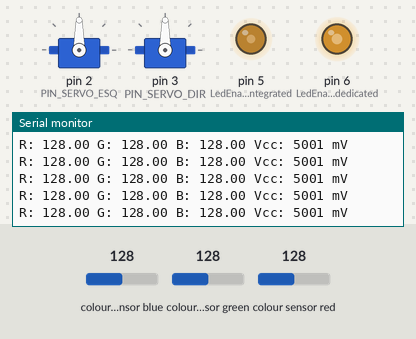
A sketch run on a simulated Arduino Nano, built with avr-gcc and run on an emulated ATmega328P. Shown: 2 × servo, output pins drawn as LEDs (lit = HIGH), the last lines printed to the serial monitor. The inputs (shaded band) are chosen by the test bench; at power-on: colour sensor blue 128, colour sensor green 128, colour sensor red 128.

Above: at 1.2 s.
1.3 s: colour sensor blue set to 103
At 1.33 s:
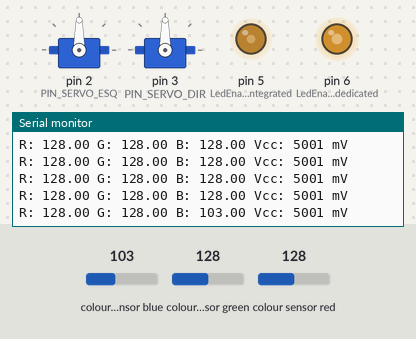
4.3 s: colour sensor blue set to 95
At 4.33 s:
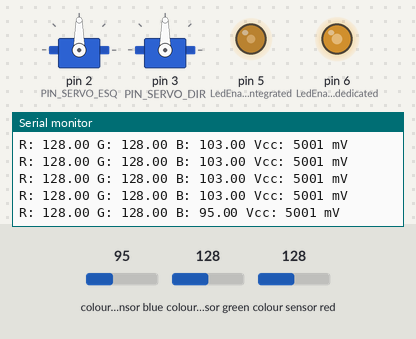
5.8 s: colour sensor green set to 104
At 5.85 s:
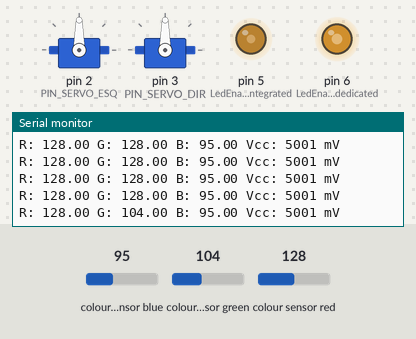
8.8 s: colour sensor green set to 94
At 8.84 s:
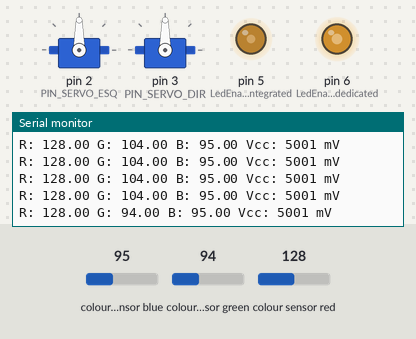
Timing chart, 0 to 11.3 s (numbered marks = the images above; inputs shaded):
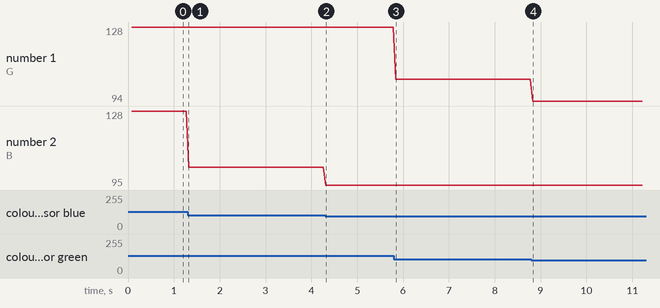

Measured:
- after the input at 1.3 s, the serial monitor: prints a new line at once (image 1)
- after the input at 4.3 s, the serial monitor: prints a new line at once (image 2)
- after the input at 5.8 s, the serial monitor: prints a new line at once (image 3)
- after the input at 8.8 s, the serial monitor: prints a new line at once (image 4)
- plotted number 1: 128 → 104 after the input at 5.8 s, 104 → 94 after the input at 8.8 s
- plotted number 2: 128 → 103 after the input at 1.3 s, 103 → 95 after the input at 4.3 s

The sketch:

indiduino.ino
```cpp
//INDI-DUINO : 07/08/2026

//ligar os seguintes pinos:
//TCS3472 ----------- Arduino Nano
//VIn --------------- 5v
//Gnd --------------- Gnd
//Scl --------------- A5
//Sda --------------- A4
//Led --------------- d5 (Pwm)

//Servos tower 360 ----------- Arduino Nano
//in1 --------------- d2
//in2 --------------- d3

//Adicionar Biblioteca "Adafruit_TCS34725.h" ao Arduino IDE 2.0
//Possivel encontrar em https://github.com/adafruit/Adafruit_TCS34725
//adicionar via "bibliotecas" na arduino IDE 2.0 também é possivel, e BEM mais viável.


#include <Wire.h>
#include "Adafruit_TCS34725.h"
#include <Servo.h>

// --- Configuração ---
#define PIN_SERVO_ESQ 2
#define PIN_SERVO_DIR 3

#define LedEnable_integrated 5
#define LedEnable_dedicated 6

#define LED_INTEGRATED_BRIGHTNESS_BASE 96
#define LED_INTEGRATED_BRIGHTNESS_MIN 64
#define LED_INTEGRATED_BRIGHTNESS_MAX 127

#define LED_DEDICATED_BRIGHTNESS_BASE 143
#define LED_DEDICATED_BRIGHTNESS_MIN 140
#define LED_DEDICATED_BRIGHTNESS_MAX 178


// --- Calibração Servos ---
#define VELOCIDADE_L 50 // -------->Caso motores desiguais, calibrar aqui
#define VELOCIDADE_R 50

#define T_ESQ 1000 // -------> Tempo de curva para cada lado, calibrar aqui
#define T_DIR 1000

const int PARADO =0;
const int velFrentEsq = VELOCIDADE_L;
const int velTrasEsq = -VELOCIDADE_L;
const int VelFrentDir = -VELOCIDADE_R;
const int velTrasDir = VELOCIDADE_R;

#define INTERVALO 10


// Flags de Estado
bool detectouCor = false;

bool velocidade = false;

Adafruit_TCS34725 tcs = Adafruit_TCS34725(TCS34725_INTEGRATIONTIME_24MS, TCS34725_GAIN_16X);
Servo servoEsq;
Servo servoDir;

// Mede a tensão de alimentação em mV usando o ADC interno do Arduino.
long readVcc()
{
  ADMUX = _BV(REFS0) | _BV(MUX3) | _BV(MUX2) | _BV(MUX1);
  delay(2);
  ADCSRA |= _BV(ADSC);
  while (bit_is_set(ADCSRA, ADSC));
  long result = ADCL;
  result |= ADCH << 8;
  return 1125300L / result;
}


int angular(int velocidade)
{
  int dif_max = 100;
  int vccMv = readVcc();
  // Converte velocidade -100..100 para ângulo 0..180
  int anguloBase = map(velocidade, -100, 100, 0, 180);

  // Diferencial de compensação:
  // 5200 mV -> 0
  // 4500 mV -> DIF_MAX
  int diferencial = map(vccMv, 5000, 4000, 0, dif_max);

  // Limita o diferencial
  diferencial = constrain(diferencial, 0, dif_max);

  // Aplica a compensação de acordo com o sentido da velocidade
  if (velocidade > 0)
  {
      anguloBase += diferencial;
  }
  else if (velocidade < 0)
  {
      anguloBase -= diferencial;
  }

  // Garante que o servo/motor nunca receba algo fora de 0..180
  return constrain(anguloBase, 0, 180);
}

// Cores alvo (R, G, B)
int verde[3]    = {42, 105, 87};
int vermelho[3] = {132, 50, 58};
int azul[3]     = {29, 77, 129};
int amarelo[3]  = {90, 95, 48};
int rosa[3]     = {85, 52, 101};

void parar()
{
  servoEsq.write(angular(PARADO));
  servoDir.write(angular(PARADO));
}

void moverFrente()
{
  servoEsq.write(angular(velFrentEsq));
  servoDir.write(angular(VelFrentDir));
}

void virarDireita()
{
  servoEsq.write(angular(velFrentEsq));
  servoDir.write(angular(PARADO));
}

void virarEsquerda()
{
  servoDir.write(angular(VelFrentDir));
  servoEsq.write(angular(PARADO));
}

void comemora()
{
  servoDir.write(angular(VelFrentDir));
  servoEsq.write(angular(velTrasEsq));
}

// Ajusta o brilho dos LEDs de acordo com a tensão medida. deve ser inversamente proporcional
void ajustarBrilhoLed(long vccMv)
{
  int brightnessIntegrated = map(vccMv, 5200, 4100, LED_INTEGRATED_BRIGHTNESS_BASE, LED_INTEGRATED_BRIGHTNESS_MAX);
  brightnessIntegrated = constrain(brightnessIntegrated, LED_INTEGRATED_BRIGHTNESS_MIN, LED_INTEGRATED_BRIGHTNESS_MAX);

  int brightnessDedicated = map(vccMv, 5200, 4100, LED_DEDICATED_BRIGHTNESS_BASE, LED_DEDICATED_BRIGHTNESS_MAX);
  brightnessDedicated = constrain(brightnessDedicated, LED_DEDICATED_BRIGHTNESS_MIN, LED_DEDICATED_BRIGHTNESS_MAX);

  analogWrite(LedEnable_integrated, brightnessIntegrated);
  analogWrite(LedEnable_dedicated, brightnessDedicated);
}
// veerifica se o RGB Alvo bate com o RGB lido pelo sensor, dentro de um intervalo de tolerância
bool verificaCor(float r, float g, float b, int alvo[])
{
  return (r > alvo[0] - INTERVALO && r < alvo[0] + INTERVALO) &&
         (g > alvo[1] - INTERVALO && g < alvo[1] + INTERVALO) &&
         (b > alvo[2] - INTERVALO && b < alvo[2] + INTERVALO);
}

void setup()
{
  Serial.begin(9600);
  Serial.println("Comunicação Serial Inicializada");
  servoEsq.attach(PIN_SERVO_ESQ);
  servoDir.attach(PIN_SERVO_DIR);
  parar();

  pinMode(LedEnable_integrated, OUTPUT);
  pinMode(LedEnable_dedicated, OUTPUT);

  // Ajusta o brilho inicial dos LEDs com base na tensão medida.
  // os motores irão interferir, mas a leitura dinamica compensa isso.
  long vccInicial = readVcc();
  ajustarBrilhoLed(vccInicial);

  Serial.print("Vcc inicial: "); Serial.print(vccInicial); Serial.println(" mV");

  if (tcs.begin()) //não remover
  {
    Serial.println("Sensor RGB Inicializado");
  }
  else
  {
    while (1)
    {
      Serial.println("TCS34725 nao encontrado. reinicie o robô.");
    }
  }
}

void loop()
{
  float r, g, b;

  tcs.getRGB(&r, &g, &b);//<------ leitura do sensor de cor

  // Mede a tensão e ajusta o brilho dos LEDs em tempo real.

  long vccMv = readVcc();//<------ leitura da tensão linha 5v do arduino

  // Debug (opcional, remova para performance)
  Serial.print("R: "); Serial.print(r); Serial.print(" G: "); Serial.print(g); Serial.print(" B: "); Serial.print(b); Serial.print(" Vcc: "); Serial.print(vccMv); Serial.println(" mV");


  ajustarBrilhoLed(vccMv);//ajuste dinamico de brilho.

  if (verificaCor(r, g, b, verde)) //<------ VERDE
  {
    if (!detectouCor && !velocidade)
    {
      velocidade = true;
      Serial.println("Verde: FRENTE (tempo 3s)");
      delay(3000);
      moverFrente();
      detectouCor = true;

    }
  }
  else if (verificaCor(r, g, b, azul)) //<------ AZUL
  {
    if (!detectouCor && velocidade)
    {
      Serial.println("Azul: VIRAR DIR + FRENTE");
      virarDireita();
      delay(T_DIR);
      moverFrente();
      detectouCor = true;
    }
  }
  else if (verificaCor(r, g, b, vermelho)) //<------ VERMELHO
  {
    if (!detectouCor && velocidade)
    {
      Serial.println("Vermelho: PARAR");
      parar();
      detectouCor = true;
      velocidade = false;//fim de percurso
    }
  }
  else if (verificaCor(r, g, b, rosa)) //<------ ROXO
  {
    if (!detectouCor && velocidade)
    {
      Serial.println("Roxo: VIRAR ESQ + FRENTE");
      virarEsquerda();
      delay(T_ESQ);
      moverFrente();
      detectouCor = true;
    }
  }
  else if (verificaCor(r, g, b, amarelo)) //<------ AMARELO
  {
    if (!detectouCor && velocidade)
    {
      Serial.println("Amarelo: COMEMORA");
      comemora();
      delay(5000);
      parar();
      detectouCor = true;
      velocidade = false;//fim de percurso
    }
  }
  else // Nenhuma cor detectada <--- necessário para resetar a flag de detecção de cor
  {
    //Serial.println("Cor desconhecida / Chão");
    detectouCor = false;

  }
}
```
